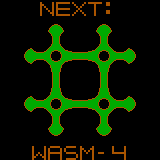

The image is a tile-based game level rendered from a .tmx file. Its description and complete source (layers, tilesets, objects, tile grids) follow:
An orthogonal 20x20 tile map with 8x8 px tiles, 1 tile layer (Layer 1).

<map version="1.2" tiledversion="1.2.4" orientation="orthogonal" renderorder="right-down" width="20" height="20" tilewidth="8" tileheight="8" infinite="0" nextlayerid="3" nextobjectid="1">
 <tileset firstgid="1" name="tileset" tilewidth="8" tileheight="8" tilecount="132" columns="12">
  <image source="tileset.png" width="96" height="88" />
 </tileset>
 <layer id="2" name="Layer 1" width="20" height="20">
  <data encoding="csv">
0,0,0,0,0,7,8,9,10,11,12,35,36,16,0,0,0,0,0,0,
0,0,0,0,0,19,20,21,22,23,24,47,48,16,0,0,0,0,0,0,
0,0,0,0,0,0,0,0,0,0,0,0,0,0,0,0,0,0,0,0,
0,0,0,0,0,0,5,6,0,0,0,0,5,6,0,0,0,0,0,0,
0,0,0,0,0,0,17,18,0,0,0,0,17,18,0,0,0,0,0,0,
0,0,0,0,0,0,41,42,0,0,0,0,41,42,0,0,0,0,0,0,
0,0,0,49,50,52,53,54,57,51,51,56,53,54,55,58,59,0,0,0,
0,0,0,61,62,64,65,66,69,63,63,68,65,66,67,70,71,0,0,0,
0,0,0,0,0,0,101,102,0,0,0,0,101,102,0,0,0,0,0,0,
0,0,0,0,0,0,29,30,0,0,0,0,29,30,0,0,0,0,0,0,
0,0,0,0,0,0,29,30,0,0,0,0,29,30,0,0,0,0,0,0,
0,0,0,0,0,0,89,90,0,0,0,0,89,90,0,0,0,0,0,0,
0,0,0,49,50,52,53,54,57,51,51,56,53,54,55,58,59,0,0,0,
0,0,0,61,62,64,65,66,69,63,63,68,65,66,67,70,71,0,0,0,
0,0,0,0,0,0,77,78,0,0,0,0,77,78,0,0,0,0,0,0,
0,0,0,0,0,0,113,114,0,0,0,0,113,114,0,0,0,0,0,0,
0,0,0,0,0,0,125,126,0,0,0,0,125,126,0,0,0,0,0,0,
0,0,0,0,0,0,0,0,0,0,0,0,0,0,0,0,0,0,0,0,
0,0,0,0,95,8,31,32,33,34,7,96,0,0,119,120,0,0,0,0,
0,0,0,0,107,20,43,44,45,46,19,108,15,0,131,132,0,0,0,0
</data>
 </layer>
</map>